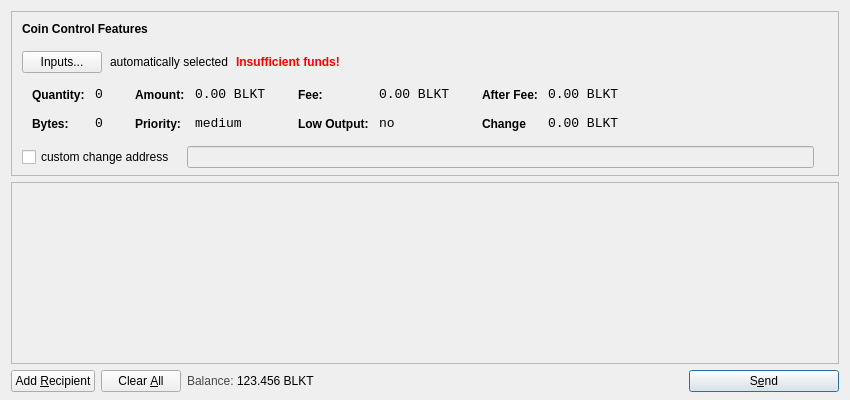
<?xml version="1.0" encoding="UTF-8"?>
<ui version="4.0">
 <class>SendCoinsDialog</class>
 <widget class="QDialog" name="SendCoinsDialog">
  <property name="geometry">
   <rect>
    <x>0</x>
    <y>0</y>
    <width>850</width>
    <height>400</height>
   </rect>
  </property>
  <property name="windowTitle">
   <string>Send Coins</string>
  </property>
  <layout class="QVBoxLayout" name="verticalLayout" stretch="0,1,0">
   <property name="bottomMargin">
    <number>8</number>
   </property>
   <item>
    <widget class="QFrame" name="frameCoinControl">
     <property name="sizePolicy">
      <sizepolicy hsizetype="Expanding" vsizetype="Expanding">
       <horstretch>0</horstretch>
       <verstretch>0</verstretch>
      </sizepolicy>
     </property>
     <property name="maximumSize">
      <size>
       <width>16777215</width>
       <height>16777215</height>
      </size>
     </property>
     <property name="frameShape">
      <enum>QFrame::StyledPanel</enum>
     </property>
     <property name="frameShadow">
      <enum>QFrame::Sunken</enum>
     </property>
     <layout class="QVBoxLayout" name="verticalLayoutCoinControl2">
      <property name="spacing">
       <number>6</number>
      </property>
      <property name="leftMargin">
       <number>0</number>
      </property>
      <property name="topMargin">
       <number>0</number>
      </property>
      <property name="rightMargin">
       <number>0</number>
      </property>
      <property name="bottomMargin">
       <number>6</number>
      </property>
      <item>
       <layout class="QVBoxLayout" name="verticalLayoutCoinControl" stretch="0,0,0,0,1">
        <property name="spacing">
         <number>0</number>
        </property>
        <property name="leftMargin">
         <number>10</number>
        </property>
        <property name="topMargin">
         <number>10</number>
        </property>
        <item>
         <layout class="QHBoxLayout" name="horizontalLayoutCoinControl1">
          <property name="bottomMargin">
           <number>15</number>
          </property>
          <item>
           <widget class="QLabel" name="labelCoinControlFeatures">
            <property name="sizePolicy">
             <sizepolicy hsizetype="Preferred" vsizetype="Maximum">
              <horstretch>0</horstretch>
              <verstretch>0</verstretch>
             </sizepolicy>
            </property>
            <property name="font">
             <font>
              <weight>75</weight>
              <bold>true</bold>
             </font>
            </property>
            <property name="styleSheet">
             <string notr="true">font-weight:bold;</string>
            </property>
            <property name="text">
             <string>Coin Control Features</string>
            </property>
           </widget>
          </item>
         </layout>
        </item>
        <item>
         <layout class="QHBoxLayout" name="horizontalLayoutCoinControl2" stretch="0,0,0,0">
          <property name="spacing">
           <number>8</number>
          </property>
          <property name="bottomMargin">
           <number>10</number>
          </property>
          <item>
           <widget class="QPushButton" name="pushButtonCoinControl">
            <property name="styleSheet">
             <string notr="true"/>
            </property>
            <property name="text">
             <string>Inputs...</string>
            </property>
           </widget>
          </item>
          <item>
           <widget class="QLabel" name="labelCoinControlAutomaticallySelected">
            <property name="text">
             <string>automatically selected</string>
            </property>
            <property name="margin">
             <number>5</number>
            </property>
           </widget>
          </item>
          <item>
           <widget class="QLabel" name="labelCoinControlInsuffFunds">
            <property name="font">
             <font>
              <weight>75</weight>
              <bold>true</bold>
             </font>
            </property>
            <property name="styleSheet">
             <string notr="true">color:red;font-weight:bold;</string>
            </property>
            <property name="text">
             <string>Insufficient funds!</string>
            </property>
            <property name="margin">
             <number>5</number>
            </property>
           </widget>
          </item>
          <item>
           <spacer name="horizontalSpacerCoinControl">
            <property name="orientation">
             <enum>Qt::Horizontal</enum>
            </property>
            <property name="sizeHint" stdset="0">
             <size>
              <width>40</width>
              <height>1</height>
             </size>
            </property>
           </spacer>
          </item>
         </layout>
        </item>
        <item>
         <widget class="QWidget" name="widgetCoinControl" native="true">
          <property name="sizePolicy">
           <sizepolicy hsizetype="Preferred" vsizetype="Preferred">
            <horstretch>0</horstretch>
            <verstretch>0</verstretch>
           </sizepolicy>
          </property>
          <property name="minimumSize">
           <size>
            <width>0</width>
            <height>0</height>
           </size>
          </property>
          <property name="styleSheet">
           <string notr="true"/>
          </property>
          <layout class="QHBoxLayout" name="horizontalLayoutCoinControl5">
           <property name="margin">
            <number>0</number>
           </property>
           <item>
            <layout class="QHBoxLayout" name="horizontalLayoutCoinControl3" stretch="0,0,0,1">
             <property name="spacing">
              <number>20</number>
             </property>
             <property name="topMargin">
              <number>0</number>
             </property>
             <property name="bottomMargin">
              <number>10</number>
             </property>
             <item>
              <layout class="QFormLayout" name="formLayoutCoinControl1">
               <property name="horizontalSpacing">
                <number>10</number>
               </property>
               <property name="verticalSpacing">
                <number>14</number>
               </property>
               <property name="leftMargin">
                <number>10</number>
               </property>
               <property name="topMargin">
                <number>4</number>
               </property>
               <property name="rightMargin">
                <number>6</number>
               </property>
               <item row="0" column="0">
                <widget class="QLabel" name="labelCoinControlQuantityText">
                 <property name="styleSheet">
                  <string notr="true">font-weight:bold;</string>
                 </property>
                 <property name="text">
                  <string>Quantity:</string>
                 </property>
                 <property name="margin">
                  <number>0</number>
                 </property>
                </widget>
               </item>
               <item row="0" column="1">
                <widget class="QLabel" name="labelCoinControlQuantity">
                 <property name="font">
                  <font>
                   <family>Monospace</family>
                   <pointsize>10</pointsize>
                  </font>
                 </property>
                 <property name="cursor">
                  <cursorShape>IBeamCursor</cursorShape>
                 </property>
                 <property name="contextMenuPolicy">
                  <enum>Qt::ActionsContextMenu</enum>
                 </property>
                 <property name="text">
                  <string>0</string>
                 </property>
                 <property name="margin">
                  <number>0</number>
                 </property>
                 <property name="textInteractionFlags">
                  <set>Qt::LinksAccessibleByMouse|Qt::TextSelectableByKeyboard|Qt::TextSelectableByMouse</set>
                 </property>
                </widget>
               </item>
               <item row="1" column="0">
                <widget class="QLabel" name="labelCoinControlBytesText">
                 <property name="styleSheet">
                  <string notr="true">font-weight:bold;</string>
                 </property>
                 <property name="text">
                  <string>Bytes:</string>
                 </property>
                </widget>
               </item>
               <item row="1" column="1">
                <widget class="QLabel" name="labelCoinControlBytes">
                 <property name="font">
                  <font>
                   <family>Monospace</family>
                   <pointsize>10</pointsize>
                  </font>
                 </property>
                 <property name="cursor">
                  <cursorShape>IBeamCursor</cursorShape>
                 </property>
                 <property name="contextMenuPolicy">
                  <enum>Qt::ActionsContextMenu</enum>
                 </property>
                 <property name="text">
                  <string>0</string>
                 </property>
                 <property name="textInteractionFlags">
                  <set>Qt::LinksAccessibleByMouse|Qt::TextSelectableByKeyboard|Qt::TextSelectableByMouse</set>
                 </property>
                </widget>
               </item>
              </layout>
             </item>
             <item>
              <layout class="QFormLayout" name="formLayoutCoinControl2">
               <property name="horizontalSpacing">
                <number>10</number>
               </property>
               <property name="verticalSpacing">
                <number>14</number>
               </property>
               <property name="leftMargin">
                <number>6</number>
               </property>
               <property name="topMargin">
                <number>4</number>
               </property>
               <property name="rightMargin">
                <number>6</number>
               </property>
               <item row="0" column="0">
                <widget class="QLabel" name="labelCoinControlAmountText">
                 <property name="styleSheet">
                  <string notr="true">font-weight:bold;</string>
                 </property>
                 <property name="text">
                  <string>Amount:</string>
                 </property>
                 <property name="margin">
                  <number>0</number>
                 </property>
                </widget>
               </item>
               <item row="0" column="1">
                <widget class="QLabel" name="labelCoinControlAmount">
                 <property name="font">
                  <font>
                   <family>Monospace</family>
                   <pointsize>10</pointsize>
                  </font>
                 </property>
                 <property name="cursor">
                  <cursorShape>IBeamCursor</cursorShape>
                 </property>
                 <property name="contextMenuPolicy">
                  <enum>Qt::ActionsContextMenu</enum>
                 </property>
                 <property name="text">
                  <string>0.00 BLKT</string>
                 </property>
                 <property name="textInteractionFlags">
                  <set>Qt::LinksAccessibleByMouse|Qt::TextSelectableByKeyboard|Qt::TextSelectableByMouse</set>
                 </property>
                </widget>
               </item>
               <item row="1" column="0">
                <widget class="QLabel" name="labelCoinControlPriorityText">
                 <property name="styleSheet">
                  <string notr="true">font-weight:bold;</string>
                 </property>
                 <property name="text">
                  <string>Priority:</string>
                 </property>
                </widget>
               </item>
               <item row="1" column="1">
                <widget class="QLabel" name="labelCoinControlPriority">
                 <property name="font">
                  <font>
                   <family>Monospace</family>
                   <pointsize>10</pointsize>
                  </font>
                 </property>
                 <property name="cursor">
                  <cursorShape>IBeamCursor</cursorShape>
                 </property>
                 <property name="contextMenuPolicy">
                  <enum>Qt::ActionsContextMenu</enum>
                 </property>
                 <property name="text">
                  <string>medium</string>
                 </property>
                 <property name="textInteractionFlags">
                  <set>Qt::LinksAccessibleByMouse|Qt::TextSelectableByKeyboard|Qt::TextSelectableByMouse</set>
                 </property>
                </widget>
               </item>
              </layout>
             </item>
             <item>
              <layout class="QFormLayout" name="formLayoutCoinControl3">
               <property name="horizontalSpacing">
                <number>10</number>
               </property>
               <property name="verticalSpacing">
                <number>14</number>
               </property>
               <property name="leftMargin">
                <number>6</number>
               </property>
               <property name="topMargin">
                <number>4</number>
               </property>
               <property name="rightMargin">
                <number>6</number>
               </property>
               <item row="0" column="0">
                <widget class="QLabel" name="labelCoinControlFeeText">
                 <property name="styleSheet">
                  <string notr="true">font-weight:bold;</string>
                 </property>
                 <property name="text">
                  <string>Fee:</string>
                 </property>
                 <property name="margin">
                  <number>0</number>
                 </property>
                </widget>
               </item>
               <item row="0" column="1">
                <widget class="QLabel" name="labelCoinControlFee">
                 <property name="font">
                  <font>
                   <family>Monospace</family>
                   <pointsize>10</pointsize>
                  </font>
                 </property>
                 <property name="cursor">
                  <cursorShape>IBeamCursor</cursorShape>
                 </property>
                 <property name="contextMenuPolicy">
                  <enum>Qt::ActionsContextMenu</enum>
                 </property>
                 <property name="text">
                  <string>0.00 BLKT</string>
                 </property>
                 <property name="textInteractionFlags">
                  <set>Qt::LinksAccessibleByMouse|Qt::TextSelectableByKeyboard|Qt::TextSelectableByMouse</set>
                 </property>
                </widget>
               </item>
               <item row="1" column="0">
                <widget class="QLabel" name="labelCoinControlLowOutputText">
                 <property name="styleSheet">
                  <string notr="true">font-weight:bold;</string>
                 </property>
                 <property name="text">
                  <string>Low Output:</string>
                 </property>
                </widget>
               </item>
               <item row="1" column="1">
                <widget class="QLabel" name="labelCoinControlLowOutput">
                 <property name="font">
                  <font>
                   <family>Monospace</family>
                   <pointsize>10</pointsize>
                  </font>
                 </property>
                 <property name="cursor">
                  <cursorShape>IBeamCursor</cursorShape>
                 </property>
                 <property name="contextMenuPolicy">
                  <enum>Qt::ActionsContextMenu</enum>
                 </property>
                 <property name="text">
                  <string>no</string>
                 </property>
                 <property name="textInteractionFlags">
                  <set>Qt::LinksAccessibleByMouse|Qt::TextSelectableByKeyboard|Qt::TextSelectableByMouse</set>
                 </property>
                </widget>
               </item>
              </layout>
             </item>
             <item>
              <layout class="QFormLayout" name="formLayoutCoinControl4">
               <property name="horizontalSpacing">
                <number>10</number>
               </property>
               <property name="verticalSpacing">
                <number>14</number>
               </property>
               <property name="leftMargin">
                <number>6</number>
               </property>
               <property name="topMargin">
                <number>4</number>
               </property>
               <property name="rightMargin">
                <number>6</number>
               </property>
               <item row="0" column="0">
                <widget class="QLabel" name="labelCoinControlAfterFeeText">
                 <property name="styleSheet">
                  <string notr="true">font-weight:bold;</string>
                 </property>
                 <property name="text">
                  <string>After Fee:</string>
                 </property>
                 <property name="margin">
                  <number>0</number>
                 </property>
                </widget>
               </item>
               <item row="0" column="1">
                <widget class="QLabel" name="labelCoinControlAfterFee">
                 <property name="font">
                  <font>
                   <family>Monospace</family>
                   <pointsize>10</pointsize>
                  </font>
                 </property>
                 <property name="cursor">
                  <cursorShape>IBeamCursor</cursorShape>
                 </property>
                 <property name="contextMenuPolicy">
                  <enum>Qt::ActionsContextMenu</enum>
                 </property>
                 <property name="text">
                  <string>0.00 BLKT</string>
                 </property>
                 <property name="textInteractionFlags">
                  <set>Qt::LinksAccessibleByMouse|Qt::TextSelectableByKeyboard|Qt::TextSelectableByMouse</set>
                 </property>
                </widget>
               </item>
               <item row="1" column="0">
                <widget class="QLabel" name="labelCoinControlChangeText">
                 <property name="styleSheet">
                  <string notr="true">font-weight:bold;</string>
                 </property>
                 <property name="text">
                  <string>Change</string>
                 </property>
                </widget>
               </item>
               <item row="1" column="1">
                <widget class="QLabel" name="labelCoinControlChange">
                 <property name="font">
                  <font>
                   <family>Monospace</family>
                   <pointsize>10</pointsize>
                  </font>
                 </property>
                 <property name="cursor">
                  <cursorShape>IBeamCursor</cursorShape>
                 </property>
                 <property name="contextMenuPolicy">
                  <enum>Qt::ActionsContextMenu</enum>
                 </property>
                 <property name="text">
                  <string>0.00 BLKT</string>
                 </property>
                 <property name="textInteractionFlags">
                  <set>Qt::LinksAccessibleByMouse|Qt::TextSelectableByKeyboard|Qt::TextSelectableByMouse</set>
                 </property>
                </widget>
               </item>
              </layout>
             </item>
            </layout>
           </item>
          </layout>
         </widget>
        </item>
        <item>
         <layout class="QHBoxLayout" name="horizontalLayoutCoinControl4" stretch="0,0,0">
          <property name="spacing">
           <number>12</number>
          </property>
          <property name="sizeConstraint">
           <enum>QLayout::SetDefaultConstraint</enum>
          </property>
          <property name="topMargin">
           <number>5</number>
          </property>
          <property name="rightMargin">
           <number>5</number>
          </property>
          <item>
           <widget class="QCheckBox" name="checkBoxCoinControlChange">
            <property name="text">
             <string>custom change address</string>
            </property>
           </widget>
          </item>
          <item>
           <widget class="QLineEdit" name="lineEditCoinControlChange">
            <property name="enabled">
             <bool>false</bool>
            </property>
            <property name="sizePolicy">
             <sizepolicy hsizetype="Expanding" vsizetype="Fixed">
              <horstretch>0</horstretch>
              <verstretch>0</verstretch>
             </sizepolicy>
            </property>
           </widget>
          </item>
          <item>
           <widget class="QLabel" name="labelCoinControlChangeLabel">
            <property name="sizePolicy">
             <sizepolicy hsizetype="Preferred" vsizetype="Expanding">
              <horstretch>0</horstretch>
              <verstretch>0</verstretch>
             </sizepolicy>
            </property>
            <property name="minimumSize">
             <size>
              <width>0</width>
              <height>0</height>
             </size>
            </property>
            <property name="text">
             <string/>
            </property>
            <property name="margin">
             <number>3</number>
            </property>
           </widget>
          </item>
         </layout>
        </item>
        <item>
         <spacer name="verticalSpacerCoinControl">
          <property name="orientation">
           <enum>Qt::Vertical</enum>
          </property>
          <property name="sizeHint" stdset="0">
           <size>
            <width>800</width>
            <height>1</height>
           </size>
          </property>
         </spacer>
        </item>
       </layout>
      </item>
     </layout>
    </widget>
   </item>
   <item>
    <widget class="QScrollArea" name="scrollArea">
     <property name="widgetResizable">
      <bool>true</bool>
     </property>
     <widget class="QWidget" name="scrollAreaWidgetContents">
      <property name="geometry">
       <rect>
        <x>0</x>
        <y>0</y>
        <width>830</width>
        <height>156</height>
       </rect>
      </property>
      <layout class="QVBoxLayout" name="verticalLayout_2">
       <property name="margin">
        <number>0</number>
       </property>
       <item>
        <layout class="QVBoxLayout" name="entries">
         <property name="spacing">
          <number>6</number>
         </property>
        </layout>
       </item>
       <item>
        <spacer name="verticalSpacer">
         <property name="orientation">
          <enum>Qt::Vertical</enum>
         </property>
         <property name="sizeHint" stdset="0">
          <size>
           <width>20</width>
           <height>40</height>
          </size>
         </property>
        </spacer>
       </item>
      </layout>
     </widget>
    </widget>
   </item>
   <item>
    <layout class="QHBoxLayout" name="horizontalLayout">
     <item>
      <widget class="QPushButton" name="addButton">
       <property name="toolTip">
        <string>Send to multiple recipients at once</string>
       </property>
       <property name="text">
        <string>Add &amp;Recipient</string>
       </property>
       <property name="icon">
        <iconset resource="../bitcoin.qrc">
         <normaloff>:/icons/add</normaloff>:/icons/add</iconset>
       </property>
       <property name="autoDefault">
        <bool>false</bool>
       </property>
      </widget>
     </item>
     <item>
      <widget class="QPushButton" name="clearButton">
       <property name="sizePolicy">
        <sizepolicy hsizetype="Minimum" vsizetype="Fixed">
         <horstretch>0</horstretch>
         <verstretch>0</verstretch>
        </sizepolicy>
       </property>
       <property name="toolTip">
        <string>Remove all transaction fields</string>
       </property>
       <property name="text">
        <string>Clear &amp;All</string>
       </property>
       <property name="icon">
        <iconset resource="../bitcoin.qrc">
         <normaloff>:/icons/remove</normaloff>:/icons/remove</iconset>
       </property>
       <property name="autoRepeatDelay">
        <number>300</number>
       </property>
       <property name="autoDefault">
        <bool>false</bool>
       </property>
      </widget>
     </item>
     <item>
      <layout class="QHBoxLayout" name="horizontalLayout_2">
       <property name="spacing">
        <number>3</number>
       </property>
       <item>
        <widget class="QLabel" name="label">
         <property name="sizePolicy">
          <sizepolicy hsizetype="Preferred" vsizetype="Fixed">
           <horstretch>0</horstretch>
           <verstretch>0</verstretch>
          </sizepolicy>
         </property>
         <property name="styleSheet">
          <string notr="true">#label { color: #464747; }</string>
         </property>
         <property name="text">
          <string>Balance:</string>
         </property>
        </widget>
       </item>
       <item>
        <widget class="QLabel" name="labelBalance">
         <property name="sizePolicy">
          <sizepolicy hsizetype="Preferred" vsizetype="Fixed">
           <horstretch>0</horstretch>
           <verstretch>0</verstretch>
          </sizepolicy>
         </property>
         <property name="cursor">
          <cursorShape>IBeamCursor</cursorShape>
         </property>
         <property name="styleSheet">
          <string notr="true">#label { color: #464747; }</string>
         </property>
         <property name="text">
          <string>123.456 BLKT</string>
         </property>
         <property name="textInteractionFlags">
          <set>Qt::LinksAccessibleByMouse|Qt::TextSelectableByKeyboard|Qt::TextSelectableByMouse</set>
         </property>
        </widget>
       </item>
      </layout>
     </item>
     <item>
      <spacer name="horizontalSpacer">
       <property name="orientation">
        <enum>Qt::Horizontal</enum>
       </property>
       <property name="sizeHint" stdset="0">
        <size>
         <width>40</width>
         <height>20</height>
        </size>
       </property>
      </spacer>
     </item>
     <item>
      <widget class="QPushButton" name="sendButton">
       <property name="minimumSize">
        <size>
         <width>150</width>
         <height>0</height>
        </size>
       </property>
       <property name="toolTip">
        <string>Confirm the send action</string>
       </property>
       <property name="text">
        <string>S&amp;end</string>
       </property>
       <property name="icon">
        <iconset resource="../bitcoin.qrc">
         <normaloff>:/icons/send</normaloff>:/icons/send</iconset>
       </property>
       <property name="default">
        <bool>true</bool>
       </property>
      </widget>
     </item>
    </layout>
   </item>
  </layout>
 </widget>
 <resources>
  <include location="../bitcoin.qrc"/>
 </resources>
 <connections/>
</ui>
